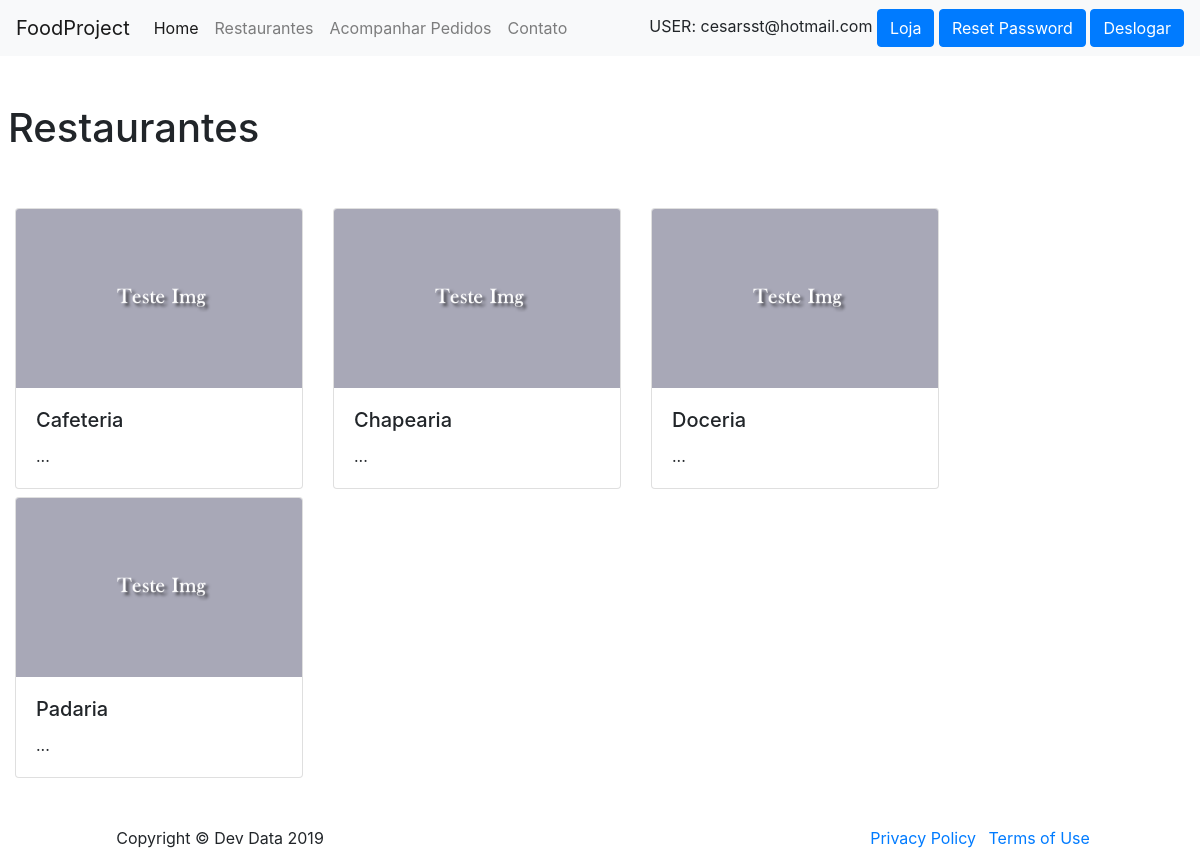
/lojas/ (signed in), run on the app's committed database.
### users/models.py (models this page shows, shortened)
class CustomUser(AbstractBaseUser, PermissionsMixin):
    email = models.EmailField(_('email address'), unique=True)
    is_staff = models.BooleanField(default=False)
    is_active = models.BooleanField(default=True)
    date_joined = models.DateTimeField(default=timezone.now)
    level = models.DecimalField(max_digits=2, max_length=1, decimal_places=0, default=0)
    USERNAME_FIELD = 'email'
    REQUIRED_FIELDS = []
    objects = CustomUserManager()
    class Meta:
        verbose_name = 'Usuario'
        verbose_name_plural = 'Usuarios'
        ordering = ['email']

### lojas/models.py (models this page shows, shortened)
class Lojas(models.Model):
    nome = models.CharField('Nome', max_length=100)
    slug = models.SlugField('Atalho')
    about = models.TextField('Sobre', blank=True)
    create_at = models.DateTimeField('Data de adesão', auto_now_add=True)
    updated_at = models.DateTimeField('Atualiza em', auto_now=True)
    categoria = models.CharField('Categoria', max_length=100)                       #mudar depois
    image = models.ImageField(upload_to='media/images', verbose_name='Imagem',
                              null=True, blank=True)
    useradmin = models.ForeignKey(CustomUser, on_delete=models.CASCADE, related_name='lojaadm')
    objects = models.Manager()
    objectsSearch = LojasManager()
    class Meta:
        verbose_name = 'Loja'
        verbose_name_plural = 'Lojas'
        ordering = ['nome']

### lojas/views.py (the view)
# urls.py: path('', index_lojas, name='index_lojas'),
def index_lojas(request):
    lojas = Lojas.objects.all()
    data = {
        'lojas': lojas
    }
    template_name = 'lojas/index_lojas.html'
    return render(request, template_name, data)

### lojas/templates/lojas/index_lojas.html
{% extends 'core/base.html' %}
{% load static %}
{% block content %}
{% if user.is_authenticated %}
<h1 class="mt-5 ml-2">Restaurantes</h1>
<div class="container-fluid">
    <div class="row mt-5">
        {% for loja in lojas %}
        <div class="col-md-auto mt-2">
          <div class="card" style="width: 18rem;">
            {% if loja.image %}
                <a href="{% url 'details' loja.slug %}"> <img class="card-img-top" src="{{ loja.image.url }}"> </a>
            {% else %}
                <a href="{% url 'details' loja.slug %}"><img class="card-img-top" src="{% static 'img/default.png' %}"></a>
            {% endif %}
            <div class="card-body">
              <h5 class="card-title">{{ loja.nome }}</h5>
                        <p class="card-text">{{ loja.descricao|truncatechars:50 }}...</p>
            </div>
          </div>
        </div>
        {% endfor %}
    </div>
</div>
{% else %}
    <h5>Você precisa logar antes de acessar essa página!</h5>
{% endif %}
{% endblock %}

### core/templates/core/base.html (shortened to what this page needs)
<!doctype html>
<html lang="en">
  <head>
    <link rel="stylesheet" href="https://stackpath.bootstrapcdn.com/bootstrap/4.3.1/css/bootstrap.min.css">
  </head>
  <body>
  <container>
  <nav class="navbar navbar-expand-lg navbar-light bg-light sticky-top">
        <a class="navbar-brand" href="#">FoodProject</a>
        <div class="collapse navbar-collapse" id="navbarNavDropdown">
            <ul class="navbar-nav">
            <li class="nav-item active">
                <a class="nav-link" href="{% url 'home' %}"> Home <span class="sr-only">(current)</span></a>
            </li>
            <li class="nav-item">
                <a class="nav-link" href="{% url 'index_lojas' %}">Restaurantes</a>
            </li>
            <li class="nav-item">
                <a class="nav-link" href="{% url 'acompanhar_pedidos' %}">Acompanhar Pedidos</a>
            </li>
            <li class="nav-item">
                <a class="nav-link" href="{% url 'contato' %}">Contato</a>
            </li>
            </ul>
            <ul class="navbar-nav flex-row ml-md-auto d-none d-md-flex">
                <li>
                    {% if user.is_authenticated %}
                        USER: {{ user.email }}
                        {% if user.level >= 1 %}
                            <a href="{% url 'painel_loja' %}"><button type="button" class="btn btn-primary">Loja</button></a>
                        {% endif %}
                        <a href="{% url 'password_reset' %}"><button type="button" class="btn btn-primary">Reset Password</button></a>
                        <a href="{% url 'logout' %}"><button type="button" class="btn btn-primary">Deslogar</button></a>
                    {% endif %}
                </li>
            </ul>
        </div>
    </nav>
    </container>
    <div style="height: auto;  min-height: 600px;">
    {% block content %}
    {% endblock %}
    </div>
  <footer class="absolute">
        <div class="container mt-5">
        <center>
          <div class="row">
            <div class="col-md-4">
              <span class="copyright">Copyright &copy; Dev Data 2019</span>
            </div>
        <div class="col-md-4">
              <ul class="list-inline social-buttons">
              </ul>
            </div>
                <div class="col-md-4">
              <ul class="list-inline quicklinks">
                <li class="list-inline-item">
                  <a href="#">Privacy Policy</a>
                </li>
                <li class="list-inline-item">
                  <a href="#">Terms of Use</a>
                </li>
              </ul>
                </div>
            </div>
            </center>
        </div>
      </footer>
  </body>
</html>

### data on the page
CustomUser: email "cesarsst@hotmail.com"
Lojas: image (picture), nome "Cafeteria"
Lojas: image (picture), nome "Chapearia"
Lojas: image (picture), nome "Doceria"
Lojas: image (picture), nome "Padaria"
